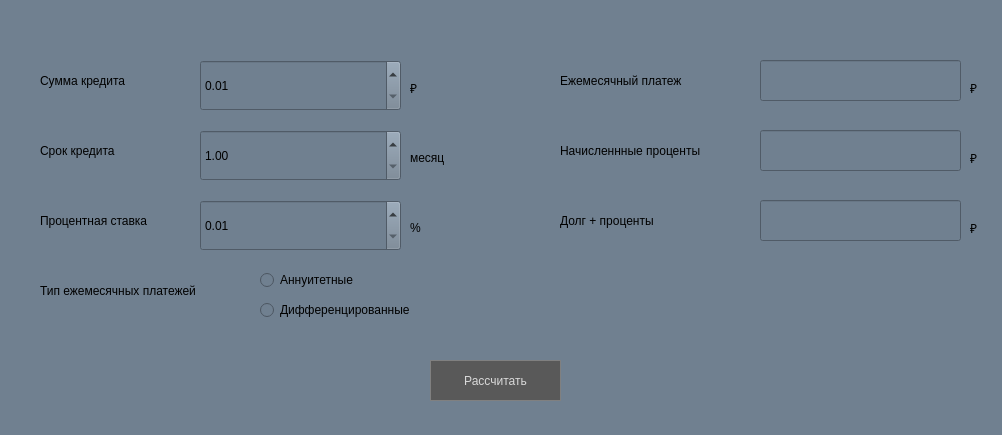
<?xml version="1.0" encoding="UTF-8"?>
<ui version="4.0">
 <class>Credit_calculator</class>
 <widget class="QDialog" name="Credit_calculator">
  <property name="geometry">
   <rect>
    <x>0</x>
    <y>0</y>
    <width>1002</width>
    <height>435</height>
   </rect>
  </property>
  <property name="windowTitle">
   <string>Credit calculator</string>
  </property>
  <property name="autoFillBackground">
   <bool>false</bool>
  </property>
  <property name="styleSheet">
   <string notr="true">background-color: #708090;</string>
  </property>
  <widget class="QRadioButton" name="annuity">
   <property name="geometry">
    <rect>
     <x>260</x>
     <y>270</y>
     <width>121</width>
     <height>20</height>
    </rect>
   </property>
   <property name="text">
    <string>Аннуитетные</string>
   </property>
  </widget>
  <widget class="QRadioButton" name="differentiated">
   <property name="geometry">
    <rect>
     <x>260</x>
     <y>300</y>
     <width>171</width>
     <height>20</height>
    </rect>
   </property>
   <property name="text">
    <string>Дифференцированные</string>
   </property>
  </widget>
  <widget class="QPushButton" name="creditButton">
   <property name="enabled">
    <bool>true</bool>
   </property>
   <property name="geometry">
    <rect>
     <x>430</x>
     <y>360</y>
     <width>131</width>
     <height>41</height>
    </rect>
   </property>
   <property name="sizePolicy">
    <sizepolicy hsizetype="Preferred" vsizetype="Preferred">
     <horstretch>0</horstretch>
     <verstretch>0</verstretch>
    </sizepolicy>
   </property>
   <property name="styleSheet">
    <string notr="true">QPushButton {
	background-color: #595959;
	color: #d9d9d9;
   	border: 1px solid grey;
}
QPushButton:pressed {
    background-color: qradialgradient(spread:pad, cx:0.5, cy:0.5, radius:0.5, fx:0.5, fy:0.5, stop:0 rgba(0, 0, 0, 0), stop:0.52 rgba(0, 0, 0, 0), stop:0.565 rgba(82, 121, 76, 33), stop:0.650246 rgba(235, 235, 235, 64), stop:0.724138 rgba(255, 254, 250, 129), stop:0.768473 rgba(255, 255, 255, 204), stop:0.891626 rgba(253, 252, 255, 64), stop:1 rgba(0, 0, 0, 0));
	border: 1px solid grey;
}</string>
   </property>
   <property name="text">
    <string>Рассчитать</string>
   </property>
  </widget>
  <widget class="QLabel" name="label_2">
   <property name="geometry">
    <rect>
     <x>40</x>
     <y>130</y>
     <width>131</width>
     <height>41</height>
    </rect>
   </property>
   <property name="text">
    <string>Срок кредита</string>
   </property>
  </widget>
  <widget class="QLabel" name="label_3">
   <property name="geometry">
    <rect>
     <x>40</x>
     <y>200</y>
     <width>131</width>
     <height>41</height>
    </rect>
   </property>
   <property name="text">
    <string>Процентная ставка</string>
   </property>
  </widget>
  <widget class="QLabel" name="label">
   <property name="geometry">
    <rect>
     <x>40</x>
     <y>60</y>
     <width>131</width>
     <height>41</height>
    </rect>
   </property>
   <property name="text">
    <string>Сумма кредита</string>
   </property>
  </widget>
  <widget class="QLabel" name="label_4">
   <property name="geometry">
    <rect>
     <x>40</x>
     <y>270</y>
     <width>181</width>
     <height>41</height>
    </rect>
   </property>
   <property name="text">
    <string>Тип ежемесячных платежей</string>
   </property>
  </widget>
  <widget class="QLabel" name="label_5">
   <property name="geometry">
    <rect>
     <x>560</x>
     <y>200</y>
     <width>161</width>
     <height>41</height>
    </rect>
   </property>
   <property name="text">
    <string>Долг + проценты</string>
   </property>
  </widget>
  <widget class="QLabel" name="label_6">
   <property name="geometry">
    <rect>
     <x>560</x>
     <y>60</y>
     <width>161</width>
     <height>41</height>
    </rect>
   </property>
   <property name="text">
    <string>Ежемесячный платеж</string>
   </property>
  </widget>
  <widget class="QLabel" name="label_7">
   <property name="geometry">
    <rect>
     <x>560</x>
     <y>130</y>
     <width>161</width>
     <height>41</height>
    </rect>
   </property>
   <property name="text">
    <string>Начисленнные проценты</string>
   </property>
  </widget>
  <widget class="QLineEdit" name="debt_interest">
   <property name="geometry">
    <rect>
     <x>760</x>
     <y>200</y>
     <width>201</width>
     <height>41</height>
    </rect>
   </property>
  </widget>
  <widget class="QLineEdit" name="charged_interest">
   <property name="geometry">
    <rect>
     <x>760</x>
     <y>130</y>
     <width>201</width>
     <height>41</height>
    </rect>
   </property>
  </widget>
  <widget class="QLineEdit" name="mnth_paymnt">
   <property name="geometry">
    <rect>
     <x>760</x>
     <y>60</y>
     <width>201</width>
     <height>41</height>
    </rect>
   </property>
  </widget>
  <widget class="QLabel" name="label_8">
   <property name="geometry">
    <rect>
     <x>410</x>
     <y>80</y>
     <width>58</width>
     <height>16</height>
    </rect>
   </property>
   <property name="text">
    <string>₽</string>
   </property>
  </widget>
  <widget class="QLabel" name="label_9">
   <property name="geometry">
    <rect>
     <x>410</x>
     <y>150</y>
     <width>58</width>
     <height>16</height>
    </rect>
   </property>
   <property name="text">
    <string>месяц</string>
   </property>
  </widget>
  <widget class="QLabel" name="label_10">
   <property name="geometry">
    <rect>
     <x>410</x>
     <y>220</y>
     <width>58</width>
     <height>16</height>
    </rect>
   </property>
   <property name="text">
    <string>%</string>
   </property>
  </widget>
  <widget class="QLabel" name="label_11">
   <property name="geometry">
    <rect>
     <x>970</x>
     <y>80</y>
     <width>31</width>
     <height>16</height>
    </rect>
   </property>
   <property name="text">
    <string>₽</string>
   </property>
  </widget>
  <widget class="QLabel" name="label_12">
   <property name="geometry">
    <rect>
     <x>970</x>
     <y>150</y>
     <width>31</width>
     <height>16</height>
    </rect>
   </property>
   <property name="text">
    <string>₽</string>
   </property>
  </widget>
  <widget class="QLabel" name="label_13">
   <property name="geometry">
    <rect>
     <x>970</x>
     <y>220</y>
     <width>31</width>
     <height>16</height>
    </rect>
   </property>
   <property name="text">
    <string>₽</string>
   </property>
  </widget>
  <widget class="QDoubleSpinBox" name="loan_sum">
   <property name="geometry">
    <rect>
     <x>200</x>
     <y>60</y>
     <width>201</width>
     <height>51</height>
    </rect>
   </property>
   <property name="minimum">
    <double>0.010000000000000</double>
   </property>
   <property name="maximum">
    <double>999999999999999939709166371603178586112.000000000000000</double>
   </property>
   <property name="value">
    <double>0.010000000000000</double>
   </property>
  </widget>
  <widget class="QDoubleSpinBox" name="loan_term">
   <property name="geometry">
    <rect>
     <x>200</x>
     <y>130</y>
     <width>201</width>
     <height>51</height>
    </rect>
   </property>
   <property name="minimum">
    <double>1.000000000000000</double>
   </property>
   <property name="maximum">
    <double>50.000000000000000</double>
   </property>
  </widget>
  <widget class="QDoubleSpinBox" name="interest_rate">
   <property name="geometry">
    <rect>
     <x>200</x>
     <y>200</y>
     <width>201</width>
     <height>51</height>
    </rect>
   </property>
   <property name="minimum">
    <double>0.010000000000000</double>
   </property>
   <property name="maximum">
    <double>999.000000000000000</double>
   </property>
   <property name="value">
    <double>0.010000000000000</double>
   </property>
  </widget>
 </widget>
 <resources/>
 <connections/>
</ui>
